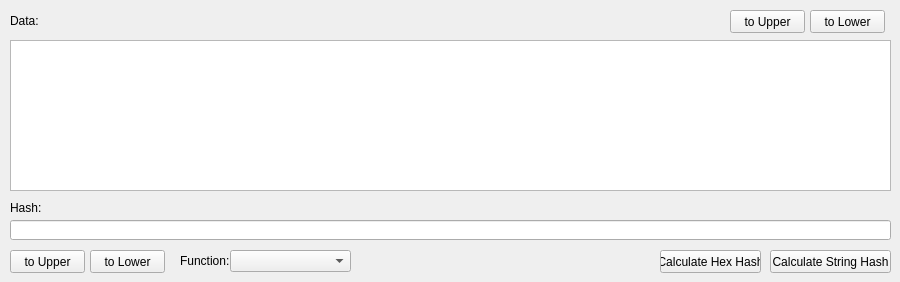
      <widget class="QWidget" name="tab_HashCalculator">
       <attribute name="title">
        <string>Hash Encode Calculator</string>
       </attribute>
       <widget class="QPushButton" name="pushButton_CalcStringHash">
        <property name="geometry">
         <rect>
          <x>770</x>
          <y>250</y>
          <width>121</width>
          <height>23</height>
         </rect>
        </property>
        <property name="text">
         <string>Calculate String Hash</string>
        </property>
       </widget>
       <widget class="QTextEdit" name="textEdit_DataForHash">
        <property name="geometry">
         <rect>
          <x>10</x>
          <y>40</y>
          <width>881</width>
          <height>151</height>
         </rect>
        </property>
       </widget>
       <widget class="QLineEdit" name="lineEdit_HashResult">
        <property name="geometry">
         <rect>
          <x>10</x>
          <y>220</y>
          <width>881</width>
          <height>20</height>
         </rect>
        </property>
       </widget>
       <widget class="QPushButton" name="pushButton_DataForHashToLower">
        <property name="geometry">
         <rect>
          <x>810</x>
          <y>10</y>
          <width>75</width>
          <height>23</height>
         </rect>
        </property>
        <property name="text">
         <string>to Lower</string>
        </property>
       </widget>
       <widget class="QPushButton" name="pushButton_DataForHashToUpper">
        <property name="geometry">
         <rect>
          <x>730</x>
          <y>10</y>
          <width>75</width>
          <height>23</height>
         </rect>
        </property>
        <property name="text">
         <string>to Upper</string>
        </property>
       </widget>
       <widget class="QLabel" name="label_DataForHash">
        <property name="geometry">
         <rect>
          <x>10</x>
          <y>11</y>
          <width>121</width>
          <height>20</height>
         </rect>
        </property>
        <property name="text">
         <string>Data:</string>
        </property>
       </widget>
       <widget class="QLabel" name="label_HashResult">
        <property name="geometry">
         <rect>
          <x>10</x>
          <y>200</y>
          <width>71</width>
          <height>16</height>
         </rect>
        </property>
        <property name="text">
         <string>Hash:</string>
        </property>
       </widget>
       <widget class="QComboBox" name="comboBox_HashType">
        <property name="geometry">
         <rect>
          <x>230</x>
          <y>250</y>
          <width>121</width>
          <height>22</height>
         </rect>
        </property>
       </widget>
       <widget class="QLabel" name="label_HashFunction">
        <property name="geometry">
         <rect>
          <x>180</x>
          <y>250</y>
          <width>51</width>
          <height>21</height>
         </rect>
        </property>
        <property name="text">
         <string>Function:</string>
        </property>
       </widget>
       <widget class="QPushButton" name="pushButton_HashToLower">
        <property name="geometry">
         <rect>
          <x>90</x>
          <y>250</y>
          <width>75</width>
          <height>23</height>
         </rect>
        </property>
        <property name="text">
         <string>to Lower</string>
        </property>
       </widget>
       <widget class="QPushButton" name="pushButton_HashToUpper">
        <property name="geometry">
         <rect>
          <x>10</x>
          <y>250</y>
          <width>75</width>
          <height>23</height>
         </rect>
        </property>
        <property name="text">
         <string>to Upper</string>
        </property>
       </widget>
       <widget class="QPushButton" name="pushButton_CalcHexHash">
        <property name="geometry">
         <rect>
          <x>660</x>
          <y>250</y>
          <width>101</width>
          <height>23</height>
         </rect>
        </property>
        <property name="text">
         <string>Calculate Hex Hash</string>
        </property>
       </widget>
      </widget>
